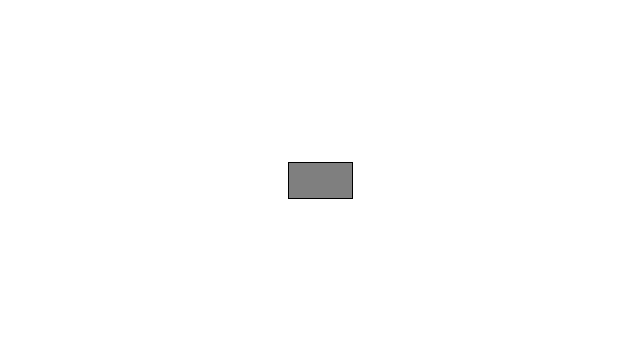
Frame 1 (no input)
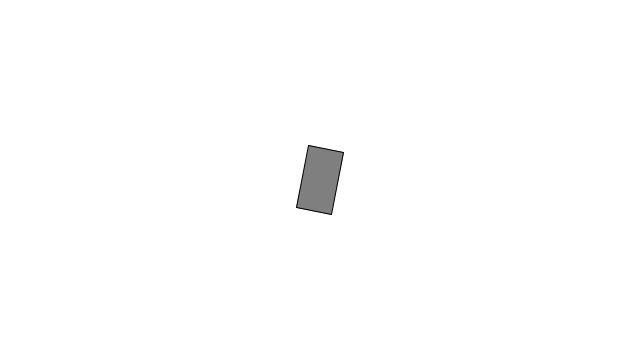
Frame 60 (the mouse pressed at the canvas centre just before this capture)
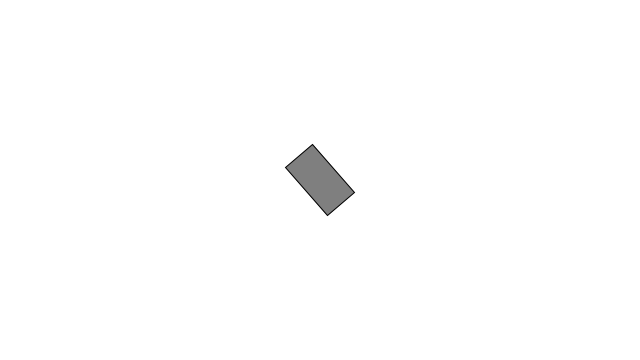
Frame 120 (the mouse held since frame 60 and released just before this capture)

The Processing sketch that drew these frames (run headless with seeded random() and noise(); from frame 60 on, the mouse is pressed at the canvas centre):

// Processing sketch: build
// ── build.pde
float a = 0.0;
float aVeclocity = 0.0;
float aAcceleration = 0.001;

void setup() {
  size(640,360);
}

void draw() {
  background(255);

  a += aVeclocity;
  aVeclocity += aAcceleration;

  pushMatrix();
  translate(width/2,height/2);
  rectMode(CENTER);
  stroke(0);
  fill(127);
  rotate(a);
  rect(0,0,64,36);
  popMatrix();
}
